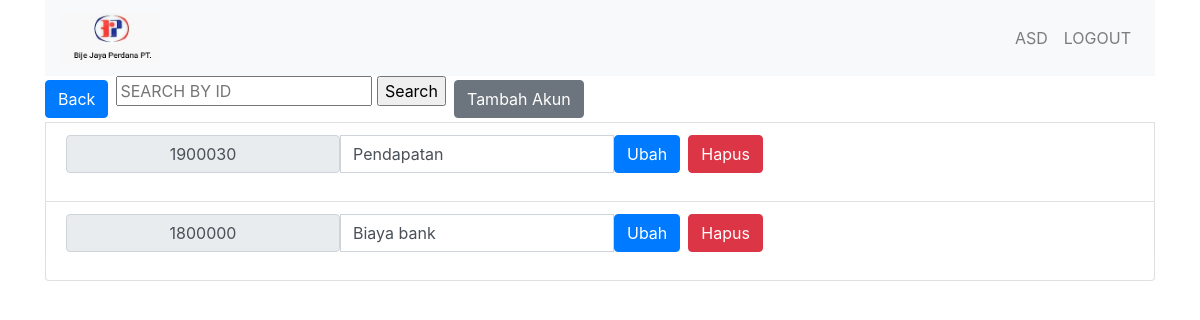
/akun.php (signed in), run on the app's committed database.
### tables this page shows
CREATE TABLE `akun` (
  `kodeakun` varchar(12) NOT NULL,
  `namaakun` varchar(25) NOT NULL
);

### akun.php (the view, shortened to what this page needs)
<link rel="stylesheet" href="css/bootstrap.min.css">
	<div class="container">
<?php
include 'config.php';
include 'navbar.php';
echo '<div class="btn-group mr-2" role="group" ><a href="index.php"><button type="button" class="btn btn-primary" >Back</button></a></div>';
echo '<div class="btn-group mr-2" role="group" >
		<form method="GET" action="akun.php">
			<input class="textinput1" name="keyword" placeholder="SEARCH BY ID" type="text">
			<input class="button1" type="submit" value="Search">
		</form>
	 </div>';
echo '<div class="btn-group mr-2" role="group" > <a class="btn btn-secondary" href="akuntambah.html">Tambah Akun</a> </div>';
$con = new mysqli($host, $dbid, $dbpass, $dbname);
if (isset($_GET['keyword']) && $_GET['keyword']!='') {
	$keyword =  $_GET['keyword'] ;
	$stmt = $con->prepare( "SELECT kodeakun, namaakun FROM akun WHERE kodeakun LIKE '%$keyword%' ORDER BY kodeakun DESC" ); $stmt->execute();
}else{
	$stmt = $con->prepare( "SELECT kodeakun, namaakun FROM akun ORDER BY kodeakun DESC" ); $stmt->execute();
}
$result = $stmt->get_result();
?>
<?php
while($row = mysqli_fetch_assoc($result)) {
	echo '
		<li class="list-group-item d-flex justify-content-between align-items-center">
			<form action="akunubah.php"method="POST">
				<div class="input-group">
				<input type="text" name="kodeakun" class="input-group-text" value="'.$row["kodeakun"].'" readonly>
				<input type="text" name="nama" class="form-control" value="'.$row["namaakun"].'"  >
				<div class="btn-group mr-2" role="group" > <button type="submit" class="btn btn-primary" onclick="return confirm()" >Ubah</button> </div>
				<div class="btn-group mr-2" role="group" ><a href="akunhapus.php?kodeakun='.$row["kodeakun"].'" class="btn btn-danger" onclick="return confirm()" >Hapus</a> </div>
				</div>
			</form>
		</li>
	';
}
?>
</div>

### data on the page
akun: kodeakun "1900030", nama "Pendapatan"
akun: kodeakun "1800000", nama "Biaya bank"

### other printed values
$nama "ASD"
